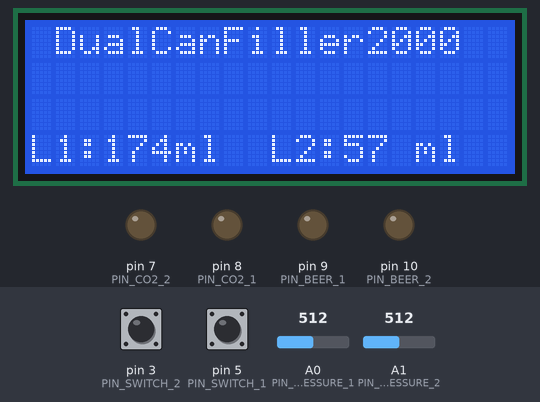
This sketch was run on a simulated Arduino Uno, built with avr-gcc and run on an emulated ATmega328P. Shown: 20×4 character LCD, output pins drawn as LEDs (lit = HIGH). The test bench sets the inputs (shaded band); at power-on: pin 3 (PIN_SWITCH_2) LOW, pin 5 (PIN_SWITCH_1) LOW, A1 (PIN_PRESSURE_2) = 512, A0 (PIN_PRESSURE_1) = 512.

Above: at 1.6 s.
1.7 s: pin 3 (PIN_SWITCH_2) pulled HIGH for 0.15 s
At 3.2 s:
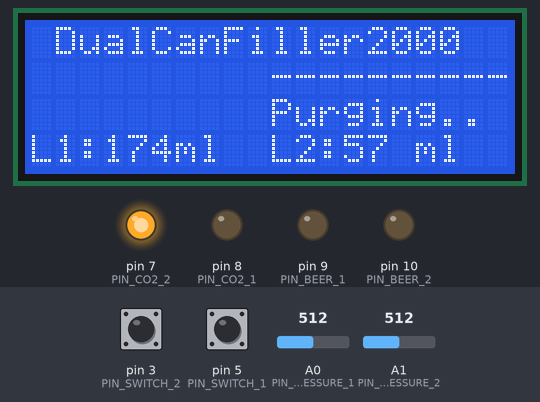
6.0 s: pin 5 (PIN_SWITCH_1) pulled HIGH for 0.15 s
At 8.4 s:
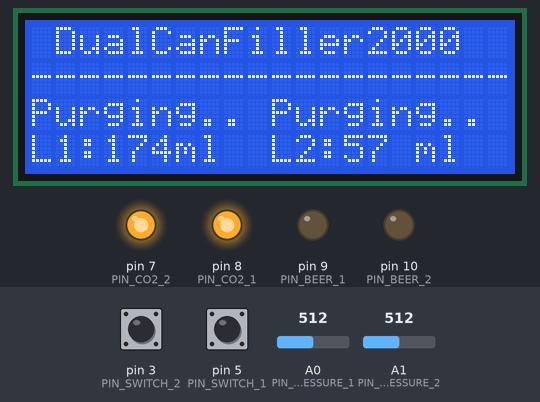
10.3 s: A1 (PIN_PRESSURE_2) set to 883
At 11.6 s:
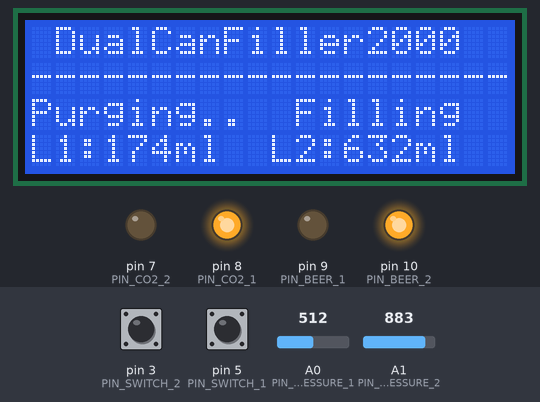
14.4 s: A1 (PIN_PRESSURE_2) set to 911
At 16.1 s:
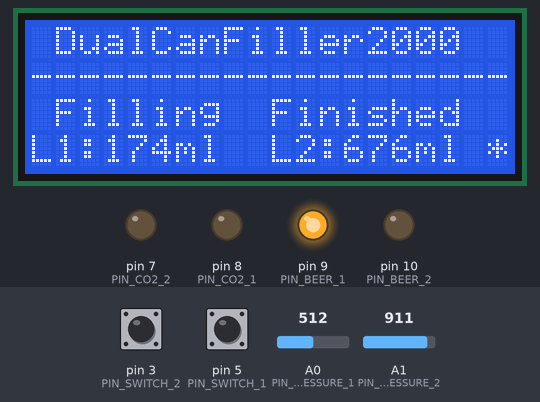
16.5 s: pin 3 (PIN_SWITCH_2) pulled HIGH for 1 s
At 18.4 s:
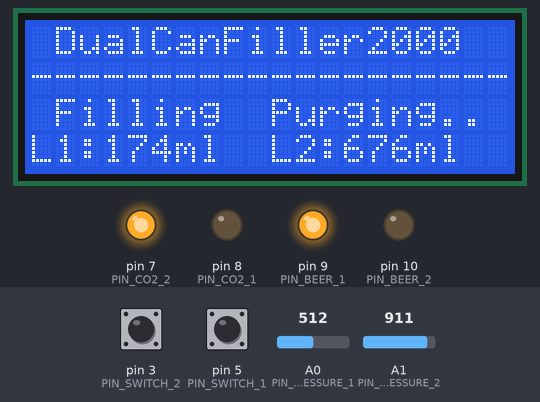
19.5 s: A0 (PIN_PRESSURE_1) set to 894
At 21.2 s:
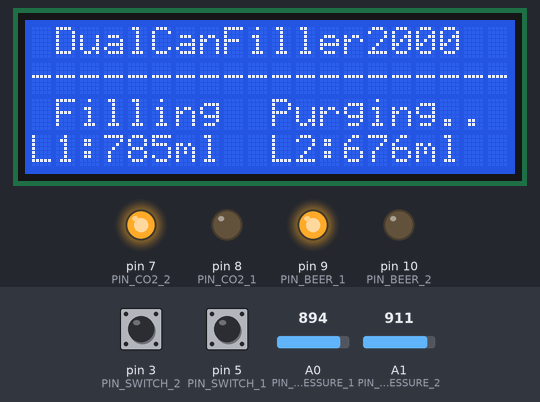
21.5 s: A0 (PIN_PRESSURE_1) set to 911
Timing chart, 0 to 26.6 s (numbered marks = the images above; inputs shaded):
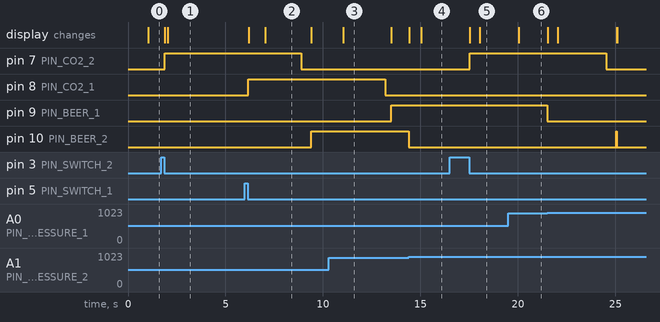

The sketch:

dual_can_filler_independent_dual_improved.ino
```cpp
// TTBF Dual Can Filler - Independent Dual - Improved
// Refactored from dual_can_filler_arduino_independent_dual.ino (v1.02)
//
// Changes from v1.02:
//   - Fully non-blocking: removed remaining delay() in stop_purge functions,
//     replaced with SETTLING state tracked via millis()
//   - unsigned long for all millis() timestamps (overflow safe)
//   - Fixed duplicate digitalWrite in fillLevelReached functions
//   - Fixed set_fillevel_2() silent failure (matched set_fillevel_1 behavior)
//   - DEBUG compile-time flag wrapping all Serial output
//   - Typed const variables replacing #define
//   - const pin assignments
//   - bool instead of boolean
//   - Named calibration constants
//   - Consolidated clearDisplayHalf() helper
//   - Fixed Fil1Level_reached naming typo -> fillLevelReached
//   - Added fill level detection debouncing to prevent premature stops from sensor noise

#include <Wire.h>
#include <LiquidCrystal_I2C.h>

// This code is fully functional and refactored for improved maintainability and non-blocking operation. Can be used with any Arduino model like the Nano or UNO.
// Currently it's supporting 2 momentary push buttons and one I2C display, the display is showing purging and dispense status for both filler lines.
// The two buttons have same functions for each fill line:
// -- SHORT PRESS starts whole sequence with purging and filling corresponding beer line.
// -- At first filling both buttons need to be SHORT PRESSED again for the corresponding line when desired fill level is reached. The desired fill level is then stored for future fills (until reset or power down).
// -- The next fill will stop at the programmed fill level, the display will indicate fill level reached with an '*' next to the fill level measurement.
// -- After filling a LONG PRESS of any of the buttons resets the fill level for the corresponding beer line, indicated with a capital 'R' in the display for corresponding beer line. This allows you to correct/reset fill level when changing can size etc. The new level must then be set on next filling (like at power up).
//
// The display itself is purely cosmetic in one sense, the filler works perfectly without it if you desire to leave it out.
// Displayed fill level progress is in 'milliliters' and must be calibrated for each system before first time use. Purely cosmetic, no practical implications if not calibrated. Can easily be changed to other units if desired, or removed completely.
//
// Differential pressure sensors are used for level sensing using the same fill tube as for co2 purging. Separate fill tubes for beer. 12V Solenoid valves for water/beer and three way 12V solenoid valves for co2/level sensing. Full parts list on GitHub also.

// Debug flag - set to 1 to enable serial debug output
#define DEBUG 0

#if DEBUG
  #define DBG_PRINT(x)     Serial.print(x)
  #define DBG_PRINTLN(x)   Serial.println(x)
  #define DBG_PRINTLN_F(x) Serial.println(F(x))
#else
  #define DBG_PRINT(x)
  #define DBG_PRINTLN(x)
  #define DBG_PRINTLN_F(x)
#endif

// Pin assignments
const byte PIN_CO2_1        = 8;
const byte PIN_CO2_2        = 7;
const byte PIN_SWITCH_1     = 5;    // Button for 1st beer line
const byte PIN_SWITCH_2     = 3;    // Button for 2nd beer line
const byte PIN_BEER_1       = 9;    // Beer1
const byte PIN_BEER_2       = 10;
const int  PIN_PRESSURE_1   = A0;   // Levelsensor
const int  PIN_PRESSURE_2   = A1;   // Levelsensor

// Timing constants
const unsigned long DEBOUNCE_MS      = 20;
const unsigned long HOLD_TIME_MS     = 2000;
const unsigned long UPDATE_DELAY_MS  = 1000;
const unsigned long PURGE_PERIOD_MS  = 7000;
const unsigned long SETTLE_TIME_1_MS = 300;
const unsigned long SETTLE_TIME_2_MS = 500;

// Fill level detection debounce - number of consecutive readings required
// With typical loop time of ~20-30ms per iteration:
//   3 readings = ~60-90ms delay (good balance)
//   4 readings = ~80-120ms delay (high noise environments)
//   5 readings = ~100-150ms delay (very high noise)
const int FILL_DEBOUNCE_COUNT = 3;

// Calibration constants
const int   SENSOR_OFFSET_1      = 520;
const int   SENSOR_OFFSET_2      = 555;
const int   SENSOR_ADJUST_1      = 117;
const float SENSOR_ADJUST_2      = 80.2f;
const float ML_PER_UNIT_1        = 1.60f;
const float ML_PER_UNIT_2        = 1.55f;
const int   DISPLAY_MIN_LEVEL_1  = 120;
const int   DISPLAY_MIN_LEVEL_2  = 115;

// Fill level variables
int FillThreshold_1 = 900;
int FillThreshold_2 = 900;
int FillLevel_1;
int FillLevel_2;
int FillLevel_1_round;
int FillLevel_2_round;
int fillDebounceCount_1 = 0;  // Consecutive readings above threshold for line 1
int fillDebounceCount_2 = 0;  // Consecutive readings above threshold for line 2

// Valve state variables
bool valveStateCO2_1 = LOW;
bool valveStateCO2_2 = LOW;
bool valveStateBeer_1 = LOW;
bool valveStateBeer_2 = LOW;

// Button state variables
int buttonstate1 = LOW;
int buttonstate2 = LOW;
unsigned long lastupdate;
unsigned long btnDnTime1;
unsigned long btnDnTime2;
unsigned long btnUpTime1;
unsigned long btnUpTime2;
unsigned long purge_start_time1;
unsigned long purge_start_time2;
unsigned long settleStartTime1;
unsigned long settleStartTime2;
bool ignoreUp1 = false;
bool ignoreUp2 = false;
bool start_co2_1_flag = false;
bool start_co2_2_flag = false;
bool start_dispense_1 = false;
bool start_dispense_2 = false;
bool purge_complete_1 = false;
bool purge_complete_2 = false;
bool settling_1 = false;
bool settling_2 = false;
int buttonVal1 = 0;
int buttonVal2 = 0;
int buttonLast1 = 0;
int buttonLast2 = 0;

LiquidCrystal_I2C lcd(0x27, 20, 4);  // set the LCD address to 0x27 for a 20 chars and 4 line display

void setup()
{
  pinMode(PIN_CO2_1, OUTPUT);
  pinMode(PIN_CO2_2, OUTPUT);
  pinMode(PIN_BEER_1, OUTPUT);
  pinMode(PIN_BEER_2, OUTPUT);
  pinMode(PIN_SWITCH_1, INPUT);
  pinMode(PIN_SWITCH_2, INPUT);
  pinMode(PIN_PRESSURE_1, INPUT);
  pinMode(PIN_PRESSURE_2, INPUT);

#if DEBUG
  Serial.begin(9600);
#endif

  lcd.init();        // initialize the lcd
  lcd.backlight();

  lcd.setCursor(1, 0);
  lcd.print("DualCanFiller2000");
}

////////Main Loop//////
void loop()
{
  buttonVal1 = digitalRead(PIN_SWITCH_1);
  buttonVal2 = digitalRead(PIN_SWITCH_2);
  UpdateDisplay();

  // Test for button pressed and store the down time
  if (buttonVal2 == HIGH && buttonLast2 == LOW && (millis() - btnUpTime2) > DEBOUNCE_MS)
  {
    btnDnTime2 = millis();
  }

  if (buttonVal1 == HIGH && buttonLast1 == LOW && (millis() - btnUpTime1) > DEBOUNCE_MS)
  {
    btnDnTime1 = millis();
  }

  // Test for button release and store the up time, initiate short press actions
  if (buttonVal1 == LOW && buttonLast1 == HIGH && (millis() - btnDnTime1) > DEBOUNCE_MS)
  {
    if (ignoreUp1 == false) {
      if (start_co2_1_flag == true) {
        valveStateBeer_1 = LOW;
        valveStateCO2_1 = LOW;
        digitalWrite(PIN_CO2_1, LOW);
        digitalWrite(PIN_BEER_1, LOW);
        lcd.setCursor(0, 2);
        lcd.print("          ");
        lcd.setCursor(1, 2);
        lcd.print("Aborted");
        start_co2_1_flag = false;
        start_dispense_1 = false;
        settling_1 = false;
        fillDebounceCount_1 = 0;  // Reset debounce counter on abort
      }
      else if (start_dispense_1 == true) {
        clearDisplayHalf(0);
        set_fillevel_1();
      }
      else {
        clearDisplayHalf(0);
        eventPress1();
      }
    }
    else ignoreUp1 = false;
    btnUpTime1 = millis();
  }

  // Test for intended button press and perform actions accordingly
  if (buttonVal2 == LOW && buttonLast2 == HIGH && (millis() - btnDnTime2) > DEBOUNCE_MS)
  {
    if (ignoreUp2 == false) {
      if (start_co2_2_flag == true) {
        valveStateBeer_2 = LOW;
        valveStateCO2_2 = LOW;
        digitalWrite(PIN_CO2_2, LOW);
        digitalWrite(PIN_BEER_2, LOW);
        lcd.setCursor(10, 2);
        lcd.print("          ");
        lcd.setCursor(11, 2);
        lcd.print("Aborted");
        start_co2_2_flag = false;
        start_dispense_2 = false;
        settling_2 = false;
        fillDebounceCount_2 = 0;  // Reset debounce counter on abort
      }
      else if (start_dispense_2 == true) {
        clearDisplayHalf(10);
        set_fillevel_2();
      }
      else {
        clearDisplayHalf(10);
        eventPress2();
      }
    }
    else ignoreUp2 = false;
    btnUpTime2 = millis();
  }

  // Test for button held down for longer than the hold time
  if (buttonVal1 == HIGH && (millis() - btnDnTime1) > HOLD_TIME_MS)
  {
    eventHold1();
    ignoreUp1 = true;
    btnDnTime1 = millis();
  }

  if (buttonVal2 == HIGH && (millis() - btnDnTime2) > HOLD_TIME_MS)
  {
    eventHold2();
    ignoreUp2 = true;
    btnDnTime2 = millis();
  }

  // Test if purge period is complete and stop purge
  if (start_co2_1_flag == true && purge_complete_1 == false && (millis() - purge_start_time1) > PURGE_PERIOD_MS) {
    stop_purge1();
  }

  if (start_co2_2_flag == true && purge_complete_2 == false && (millis() - purge_start_time2) > PURGE_PERIOD_MS) {
    stop_purge2();
  }

  // Check if settling period is complete and start beer flow
  if (settling_1 == true && (millis() - settleStartTime1) > SETTLE_TIME_1_MS) {
    settling_1 = false;
    valveStateBeer_1 = HIGH;
    digitalWrite(PIN_BEER_1, valveStateBeer_1);
    lcd.setCursor(0, 2);
    lcd.print("          ");
    lcd.setCursor(1, 2);
    lcd.print("Filling");
    start_dispense_1 = true;
    fillDebounceCount_1 = 0;  // Reset debounce counter when starting to fill
  }

  if (settling_2 == true && (millis() - settleStartTime2) > SETTLE_TIME_2_MS) {
    settling_2 = false;
    valveStateBeer_2 = HIGH;
    digitalWrite(PIN_BEER_2, valveStateBeer_2);
    lcd.setCursor(10, 2);
    lcd.print("          ");
    lcd.setCursor(11, 2);
    lcd.print("Filling");
    start_dispense_2 = true;
    fillDebounceCount_2 = 0;  // Reset debounce counter when starting to fill
  }

  buttonLast1 = buttonVal1;
  buttonLast2 = buttonVal2;

  // Check if fill level is reached with debouncing to prevent false triggers from noise
  // Requires multiple consecutive readings above threshold
  if (valveStateBeer_1 == HIGH)
  {
    int pressureReading1 = analogRead(PIN_PRESSURE_1);
    if (pressureReading1 > FillThreshold_1)
    {
      fillDebounceCount_1++;
      if (fillDebounceCount_1 >= FILL_DEBOUNCE_COUNT)
      {
        fillLevelReached1();  // Counter reset inside function
      }
    }
    else
    {
      fillDebounceCount_1 = 0;  // Reset if reading drops below threshold
    }
  }
  else
  {
    fillDebounceCount_1 = 0;  // Reset when not dispensing
  }

  if (valveStateBeer_2 == HIGH)
  {
    int pressureReading2 = analogRead(PIN_PRESSURE_2);
    if (pressureReading2 > FillThreshold_2)
    {
      fillDebounceCount_2++;
      if (fillDebounceCount_2 >= FILL_DEBOUNCE_COUNT)
      {
        fillLevelReached2();  // Counter reset inside function
      }
    }
    else
    {
      fillDebounceCount_2 = 0;  // Reset if reading drops below threshold
    }
  }
  else
  {
    fillDebounceCount_2 = 0;  // Reset when not dispensing
  }
}
/////////////////////////////////////


///////////Function area////////////////////////
void UpdateDisplay()
{
  if ((millis() - lastupdate) > UPDATE_DELAY_MS)
  {
    lastupdate = millis();

    DBG_PRINTLN_F("display update done");
    FillLevel_2 = analogRead(PIN_PRESSURE_2);
    FillLevel_1 = analogRead(PIN_PRESSURE_1);
    FillLevel_2 -= SENSOR_OFFSET_2;
    FillLevel_1 -= SENSOR_OFFSET_1;

    FillLevel_1_round = int((FillLevel_1 + SENSOR_ADJUST_1) * ML_PER_UNIT_1);
    FillLevel_2_round = int((FillLevel_2 + SENSOR_ADJUST_2) * ML_PER_UNIT_2);
    DBG_PRINTLN(FillLevel_1_round);
    DBG_PRINTLN(FillLevel_2_round);
    DBG_PRINTLN(FillLevel_1);
    DBG_PRINTLN(FillLevel_2);

    if (FillLevel_1_round >= DISPLAY_MIN_LEVEL_1 || FillLevel_2_round >= DISPLAY_MIN_LEVEL_2)
    {
      lcd.setCursor(0, 3);
      lcd.print("L1: ");
      lcd.setCursor(3, 3);
      lcd.print(FillLevel_1_round);
      lcd.print("ml");
      lcd.setCursor(10, 3);
      lcd.print("L2: ");
      lcd.setCursor(13, 3);
      lcd.print("   ");
      lcd.setCursor(13, 3);
      lcd.print(FillLevel_2_round);
      lcd.setCursor(16, 3);
      lcd.print("ml");
    }
  }
}

void set_fillevel_1()
{
  if ((valveStateCO2_1 == LOW) && (valveStateBeer_1 == HIGH))  // if beer is flowing and button pushed,
  {
    FillLevel_1 = analogRead(PIN_PRESSURE_1);
    FillThreshold_1 = FillLevel_1;  // update fill level threshold(calibrate)
    DBG_PRINTLN(FillThreshold_1);
    valveStateBeer_1 = LOW;  // stop beer flow
    digitalWrite(PIN_BEER_1, valveStateBeer_1);
  }

  lcd.setCursor(1, 2);
  lcd.print("LevelSet");

  start_dispense_1 = false;
}

void set_fillevel_2()
{
  if ((valveStateCO2_2 == LOW) && (valveStateBeer_2 == HIGH))  // if beer is flowing and button pushed,
  {
    FillLevel_2 = analogRead(PIN_PRESSURE_2);
    FillThreshold_2 = FillLevel_2;  // update fill level threshold(calibrate)
    DBG_PRINTLN(FillThreshold_2);

    valveStateBeer_2 = LOW;  // stop beer flow
    digitalWrite(PIN_BEER_2, valveStateBeer_2);
  }

  lcd.setCursor(11, 2);
  lcd.print("LevelSet");

  start_dispense_2 = false;
}

void stop_purge1()
{
  valveStateCO2_1 = LOW;
  digitalWrite(PIN_CO2_1, valveStateCO2_1);  // stop Co2 flow

  DBG_PRINTLN_F("CO2_1 purge complete");

  // Start settling period instead of delay
  settling_1 = true;
  settleStartTime1 = millis();

  purge_complete_1 = true;
  start_co2_1_flag = false;
}

void stop_purge2()
{
  valveStateCO2_2 = LOW;  // stop Co2 flow
  digitalWrite(PIN_CO2_2, valveStateCO2_2);

  DBG_PRINTLN_F("CO2_2 purge complete");

  // Start settling period instead of delay
  settling_2 = true;
  settleStartTime2 = millis();

  purge_complete_2 = true;
  start_co2_2_flag = false;
}

void eventPress1()
{
  if ((valveStateCO2_1 == LOW) && (valveStateBeer_1 == LOW))  // button has been pushed to initate filling, and no valves are open
  {
    valveStateCO2_1 = HIGH;
    // start CO2 purge
    digitalWrite(PIN_CO2_1, valveStateCO2_1);

    lcd.setCursor(0, 2);
    lcd.print("Purging..");

    purge_complete_1 = false;
    start_co2_1_flag = true;
    purge_start_time1 = millis();
  }
}

void eventPress2()
{
  DBG_PRINTLN_F("Purge should start 2");
  if ((valveStateCO2_2 == LOW) && (valveStateBeer_2 == LOW))  // button has been pushed to initate filling, and no valves are open
  {
    valveStateCO2_2 = HIGH;  // start CO2 purge

    digitalWrite(PIN_CO2_2, valveStateCO2_2);

    lcd.setCursor(10, 2);
    lcd.print("Purging..");

    purge_complete_2 = false;
    start_co2_2_flag = true;
    purge_start_time2 = millis();
  }
}

void eventHold1()
{
  DBG_PRINTLN_F("Reset threshold 1...");
  lcd.setCursor(8, 3);
  lcd.print("R");
  FillThreshold_1 = 1000;
}

void eventHold2()
{
  DBG_PRINTLN_F("Reset threshold 2...");
  lcd.setCursor(18, 3);
  lcd.print("R");
  FillThreshold_2 = 1000;
}

void fillLevelReached2()
{
  fillDebounceCount_2 = 0;  // Reset debounce counter
  valveStateBeer_2 = LOW;
  digitalWrite(PIN_BEER_2, LOW);
  DBG_PRINTLN(FillThreshold_2);
  lcd.setCursor(19, 3);
  lcd.print("*");
  lcd.setCursor(10, 2);
  lcd.print("          ");
  lcd.setCursor(10, 2);
  lcd.print("Finished");

  start_dispense_2 = false;
}

void fillLevelReached1()
{
  fillDebounceCount_1 = 0;  // Reset debounce counter
  valveStateBeer_1 = LOW;
  digitalWrite(PIN_BEER_1, LOW);
  lcd.setCursor(9, 3);
  lcd.print("*");
  lcd.setCursor(0, 2);
  lcd.print("          ");
  lcd.setCursor(0, 2);
  lcd.print("Finished");

  start_dispense_1 = false;
}

void clearDisplayHalf(int startCol)
{
  lcd.setCursor(startCol, 2);
  lcd.print("          ");
  lcd.setCursor(startCol, 3);
  lcd.print("          ");
  lcd.setCursor(startCol, 1);
  lcd.print("----------");
}
```

Measured:
- the behaviour switches between 900 and 901 on A1 (PIN_PRESSURE_2) (found by bisection; images 3 and 4)
- after the input at 1.7 s, pin 7 (PIN_CO2_2): LOW → HIGH after 0.18 s; the display: first changes after 0.19 s (image 1 shows a later state)
- after the input at 6.0 s, pin 8 (PIN_CO2_1): LOW → HIGH after 0.18 s; the display: first changes after 0.19 s (image 2 shows a later state)
- after the input at 10.3 s, the display: changes after 0.74 s (image 3)
- after the input at 14.4 s, pin 10 (PIN_BEER_2): HIGH → LOW at once; the display: first changes at once (image 4 shows a later state)
- after the input at 16.5 s, pin 7 (PIN_CO2_2): LOW → HIGH after 1.0 s; the display: first changes after 1.0 s (image 5 shows a later state)
- after the input at 19.5 s, the display: changes after 0.55 s (image 6)
- after the input at 21.5 s, pin 9 (PIN_BEER_1): HIGH → LOW at once
